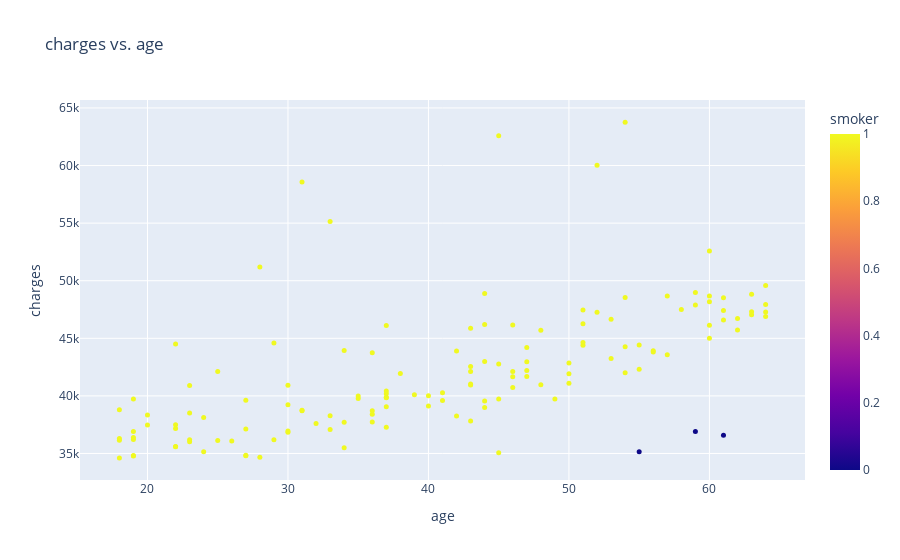

Notebook code for this chart:
### Markdown cell above
Now we will compare all the other columns of the df_outlier_charges dataframe with charges. This will give us a visual analysis of which are the factors that causes more use of health insurance charges.

### Code cell
outlier_visuals = Visualization(df_outlier_charges)
outlier_visuals.comparitive_scatter_plot(col="age", row="charges", color="smoker", extra_data=['sex', 'region'])

### Figure 1 — Plotly figure (JSON) as saved in the notebook; plotly's stock layout.template omitted (floating-point values rounded to 4 significant figures; data arrays with more than 128 entries replaced by an {"elided": "..."} marker saying what was removed)
{"data": [{"customdata": {"elided": "139x2 int values"}, "hovertemplate": "age=%{x}<br>charges=%{y}<br>sex=%{customdata[0]}<br>region=%{customdata[1]}<br>smoker=%{marker.color}<extra></extra>", "legendgroup": "", "marker": {"color": {"elided": "139 int values"}, "coloraxis": "coloraxis", "opacity": 1, "size": 5, "symbol": "circle"}, "mode": "markers", "name": "", "orientation": "v", "showlegend": false, "type": "scatter", "x": {"elided": "139 int values"}, "xaxis": "x", "y": {"elided": "139 float values"}, "yaxis": "y"}], "layout": {"coloraxis": {"colorbar": {"title": {"text": "smoker"}}, "colorscale": [[0, "#0d0887"], [0.1111, "#46039f"], [0.2222, "#7201a8"], [0.3333, "#9c179e"], [0.4444, "#bd3786"], [0.5556, "#d8576b"], [0.6667, "#ed7953"], [0.7778, "#fb9f3a"], [0.8889, "#fdca26"], [1, "#f0f921"]]}, "legend": {"tracegroupgap": 0}, "title": {"text": "charges vs. age"}, "xaxis": {"anchor": "y", "domain": [0, 1], "title": {"text": "age"}}, "yaxis": {"anchor": "x", "domain": [0, 1], "title": {"text": "charges"}}}}
